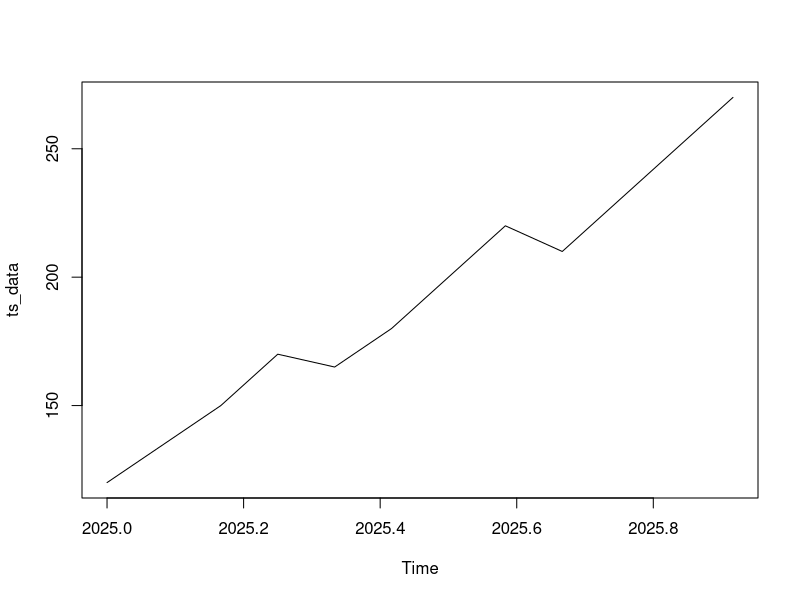
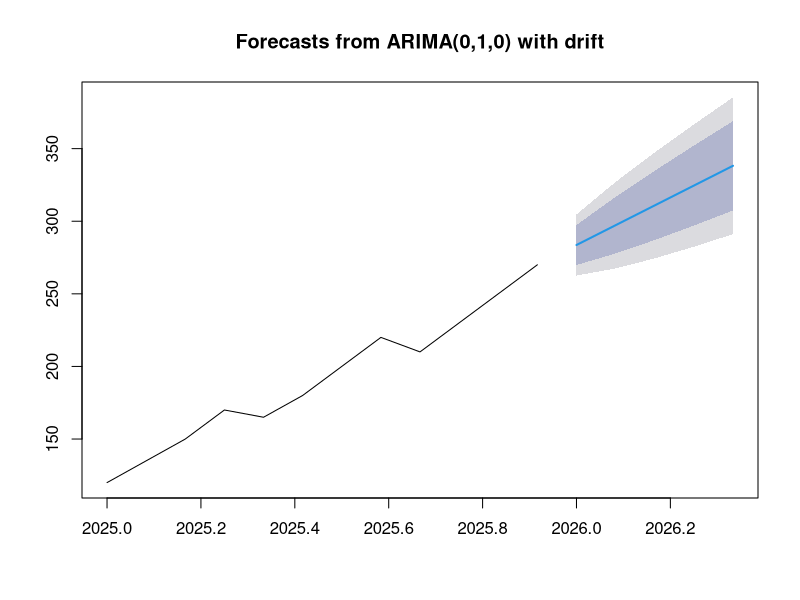

Source code (R) for these figures, in order:
install.packages("forecast")

library(forecast)

data <- c(120,135,150,170,165,180,200,220,210,230,250,270)

ts_data <- ts(data, start = c(2025,1), frequency = 12)

plot(ts_data)

fit <- auto.arima(ts_data)

summary(fit)

forecast_values <- forecast(fit, h = 5)

print(forecast_values)

plot(forecast_values)
